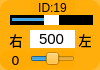
    <widget class="QWidget" name="widget_id19" native="true">
     <property name="geometry">
      <rect>
       <x>460</x>
       <y>410</y>
       <width>100</width>
       <height>70</height>
      </rect>
     </property>
     <property name="styleSheet">
      <string notr="true">background-color: rgb(255, 170, 0, 200);
border-radius:10px;</string>
     </property>
     <widget class="QLabel" name="label_ID19">
      <property name="geometry">
       <rect>
        <x>30</x>
        <y>0</y>
        <width>45</width>
        <height>16</height>
       </rect>
      </property>
      <property name="minimumSize">
       <size>
        <width>0</width>
        <height>10</height>
       </size>
      </property>
      <property name="font">
       <font>
        <family>Arial</family>
        <pointsize>9</pointsize>
       </font>
      </property>
      <property name="styleSheet">
       <string notr="true">background-color: rgb(255, 255, 255， 0);
border-radius:0px;</string>
      </property>
      <property name="text">
       <string>ID:19</string>
      </property>
      <property name="alignment">
       <set>Qt::AlignCenter</set>
      </property>
     </widget>
     <widget class="QSlider" name="horizontalSlider_pulse_id19">
      <property name="geometry">
       <rect>
        <x>10</x>
        <y>15</y>
        <width>83</width>
        <height>10</height>
       </rect>
      </property>
      <property name="autoFillBackground">
       <bool>false</bool>
      </property>
      <property name="styleSheet">
       <string notr="true">QSlider{background-color: rgb(0, 0, 0);
border-radius:0px;}
QSlider::handle {/*设置中间的那个滑动的键*/                           
    background:  rgb(255, 255, 255);
}</string>
      </property>
      <property name="minimum">
       <number>0</number>
      </property>
      <property name="maximum">
       <number>1000</number>
      </property>
      <property name="pageStep">
       <number>1</number>
      </property>
      <property name="value">
       <number>500</number>
      </property>
      <property name="orientation">
       <enum>Qt::Horizontal</enum>
      </property>
     </widget>
     <widget class="QSlider" name="horizontalSlider_dev_id19">
      <property name="geometry">
       <rect>
        <x>30</x>
        <y>50</y>
        <width>45</width>
        <height>18</height>
       </rect>
      </property>
      <property name="styleSheet">
       <string notr="true">background-color: rgba(255, 255, 255， 0);</string>
      </property>
      <property name="minimum">
       <number>-125</number>
      </property>
      <property name="maximum">
       <number>125</number>
      </property>
      <property name="pageStep">
       <number>1</number>
      </property>
      <property name="orientation">
       <enum>Qt::Horizontal</enum>
      </property>
     </widget>
     <widget class="QLabel" name="label_id19">
      <property name="geometry">
       <rect>
        <x>0</x>
        <y>50</y>
        <width>31</width>
        <height>20</height>
       </rect>
      </property>
      <property name="minimumSize">
       <size>
        <width>0</width>
        <height>10</height>
       </size>
      </property>
      <property name="font">
       <font>
        <family>DejaVu Sans</family>
        <pointsize>10</pointsize>
       </font>
      </property>
      <property name="styleSheet">
       <string notr="true">background-color: rgb(255, 255, 255， 0);</string>
      </property>
      <property name="text">
       <string>0</string>
      </property>
      <property name="alignment">
       <set>Qt::AlignCenter</set>
      </property>
     </widget>
     <widget class="QLineEdit" name="lineEdit_id19">
      <property name="geometry">
       <rect>
        <x>30</x>
        <y>30</y>
        <width>45</width>
        <height>18</height>
       </rect>
      </property>
      <property name="sizePolicy">
       <sizepolicy hsizetype="Fixed" vsizetype="Fixed">
        <horstretch>0</horstretch>
        <verstretch>0</verstretch>
       </sizepolicy>
      </property>
      <property name="font">
       <font>
        <family>Arial</family>
        <pointsize>11</pointsize>
       </font>
      </property>
      <property name="autoFillBackground">
       <bool>false</bool>
      </property>
      <property name="styleSheet">
       <string notr="true">background-color: rgb(255, 255, 255);
border-radius:0px;</string>
      </property>
      <property name="text">
       <string>500</string>
      </property>
      <property name="maxLength">
       <number>1000</number>
      </property>
      <property name="alignment">
       <set>Qt::AlignCenter</set>
      </property>
      <property name="dragEnabled">
       <bool>false</bool>
      </property>
      <property name="readOnly">
       <bool>false</bool>
      </property>
     </widget>
     <widget class="QLabel" name="label_left1">
      <property name="geometry">
       <rect>
        <x>75</x>
        <y>30</y>
        <width>20</width>
        <height>20</height>
       </rect>
      </property>
      <property name="font">
       <font>
        <pointsize>10</pointsize>
        <weight>50</weight>
        <italic>false</italic>
        <bold>false</bold>
       </font>
      </property>
      <property name="styleSheet">
       <string notr="true">background-color: rgb(255, 255, 255, 0);</string>
      </property>
      <property name="text">
       <string>左</string>
      </property>
      <property name="alignment">
       <set>Qt::AlignCenter</set>
      </property>
     </widget>
     <widget class="QLabel" name="label_right1">
      <property name="geometry">
       <rect>
        <x>6</x>
        <y>30</y>
        <width>20</width>
        <height>20</height>
       </rect>
      </property>
      <property name="font">
       <font>
        <pointsize>10</pointsize>
        <weight>50</weight>
        <italic>false</italic>
        <bold>false</bold>
       </font>
      </property>
      <property name="styleSheet">
       <string notr="true">background-color: rgb(255, 255, 255, 0);</string>
      </property>
      <property name="text">
       <string>右</string>
      </property>
      <property name="alignment">
       <set>Qt::AlignCenter</set>
      </property>
     </widget>
    </widget>
